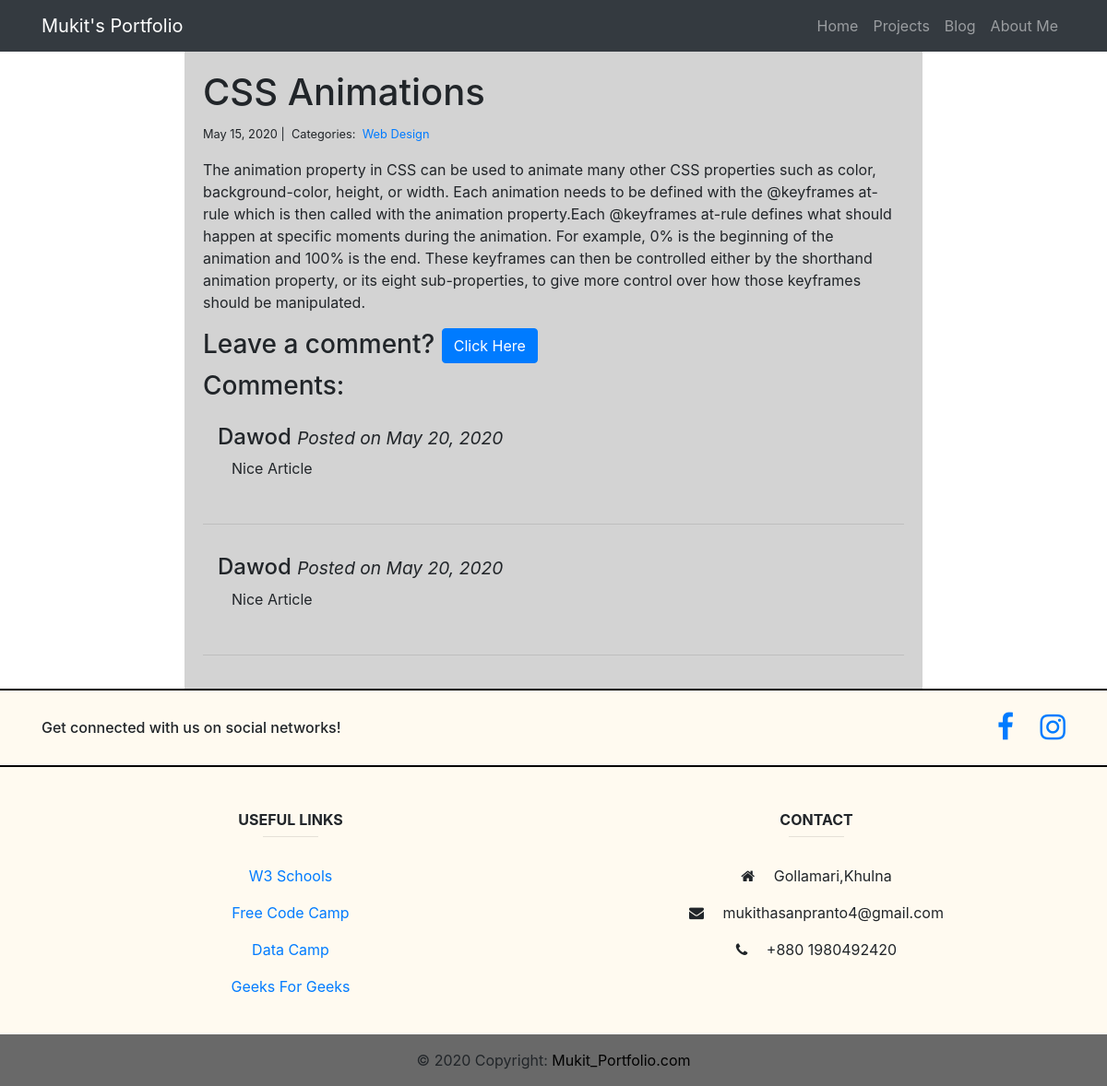
The app's page /blog/2/ with its own data.
### blog/models.py (models this page shows)
class Post(models.Model):
    title = models.CharField(max_length=255)
    body = models.TextField()
    created_on = models.DateTimeField(auto_now_add=True)
    last_modified = models.DateTimeField(auto_now=True)
    categories = models.ManyToManyField('Category', related_name='posts')

class Category(models.Model):
    name = models.CharField(max_length=20)

class Comment(models.Model):
    author = models.CharField(max_length=60)
    body = models.TextField()
    created_on = models.DateTimeField(auto_now_add=True)
    post = models.ForeignKey('Post', on_delete=models.CASCADE)

### blog/views.py (the view, shortened to what this page needs)
# urls.py: path("<int:pk>/", views.blog_detail, name="blog_detail"),
def blog_detail(request, pk):
    post = Post.objects.get(pk=pk)
    form = CommentForm()
    comments = Comment.objects.filter(post=post)
    context = {
        "post": post,
        "comments": comments,
        "form": form,
    }
    return render(request, "blog_detail.html", context)

### blog/templates/blog_detail.html (shortened to what this page needs)
{% extends "base.html" %}
{% block page_content %}
<div class="col-md-8 offset-md-2" style="padding: 20px;background-color:lightgray;">
    <h1>{{ post.title }}</h1>
    <small>
        {{ post.created_on.date }} |&nbsp;
        Categories:&nbsp;
        {% for category in post.categories.all %}
        <a href="{% url 'blog_category' category.name %}">
            {{ category.name }}
        </a>&nbsp;
        {% endfor %}
    </small>
    <p>{{ post.body | linebreaks }}</p>
    <h3>Leave a comment? <button type="button" class="btn btn-primary" data-toggle="modal" data-target="#myModal">
        Click Here
      </button></h3>
    <h3>Comments:</h3>
    {% for comment in comments %}
    <div class="media p-3">
        <div class="media-body">
          <h4>{{ comment.author }} <small><i>Posted on {{comment.created_on.date }}&nbsp;</i></small></h4>
          <p style="padding-left: 15px;">{{ comment.body }}</p>
        </div>
    </div>
    <hr>
    {% endfor %}
</div>
{% endblock %}

### portfolio/templates/base.html (style rules this page uses)
* { padding: 0; margin: 0; }

### records on screen
Post: title "CSS Animations", created_on "May 15, 2020", body "The animation property in CSS can be used to animate many other CSS properties such as color, background-color, height, or width. Each animation needs to be defined with the @keyframes at-rule which is then called with the animation property.Each @keyframes at-rule defines what should happen at specific moments during the animation. For example, 0% is the beginning of the animation and 100% is the end. These keyframes can then be controlled either by the shorthand animation property, or its eight sub-properties, to give more control over how those keyframes should be manipulated."
Category: name "Web Design"
Comment: author "Dawod", created_on "May 20, 2020", body "Nice Article"
Comment: author "Dawod", created_on "May 20, 2020", body "Nice Article"
